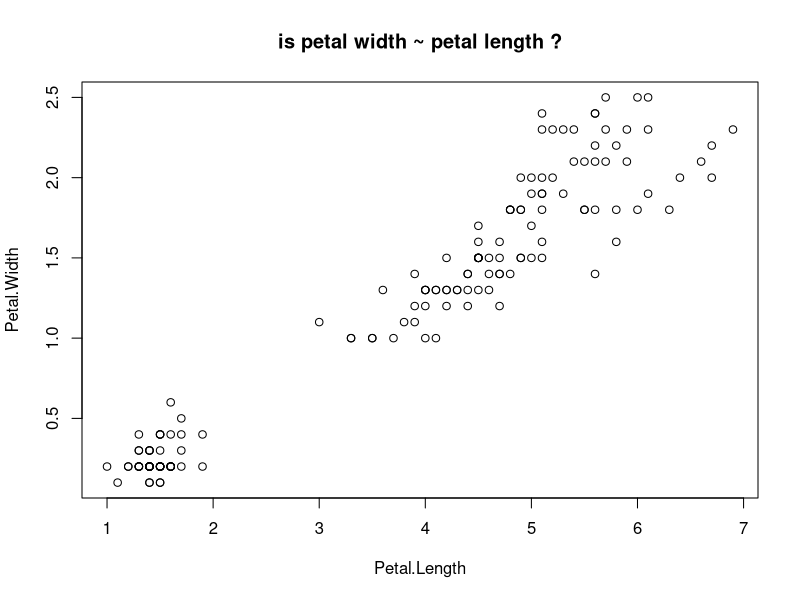
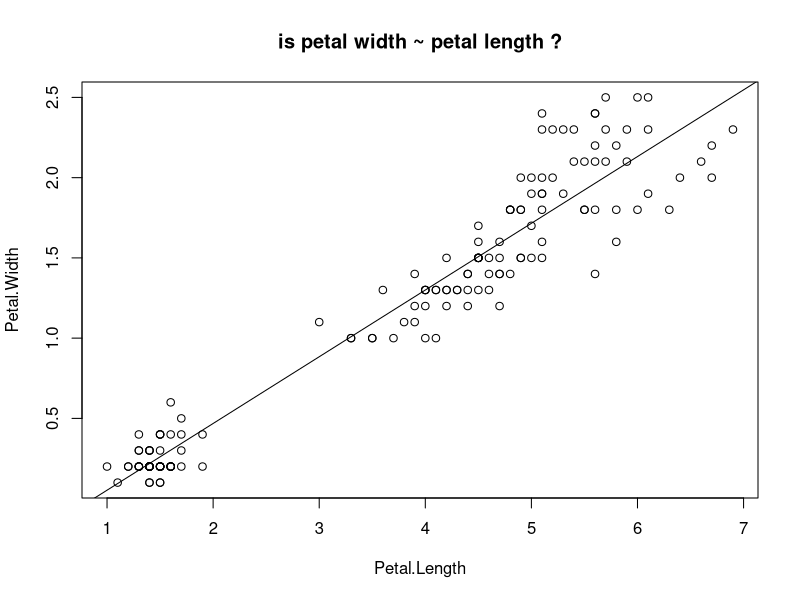
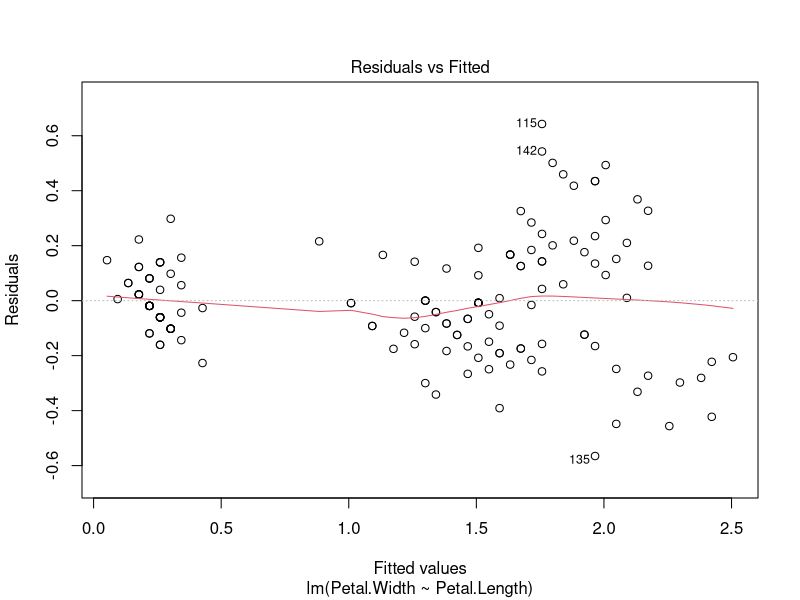
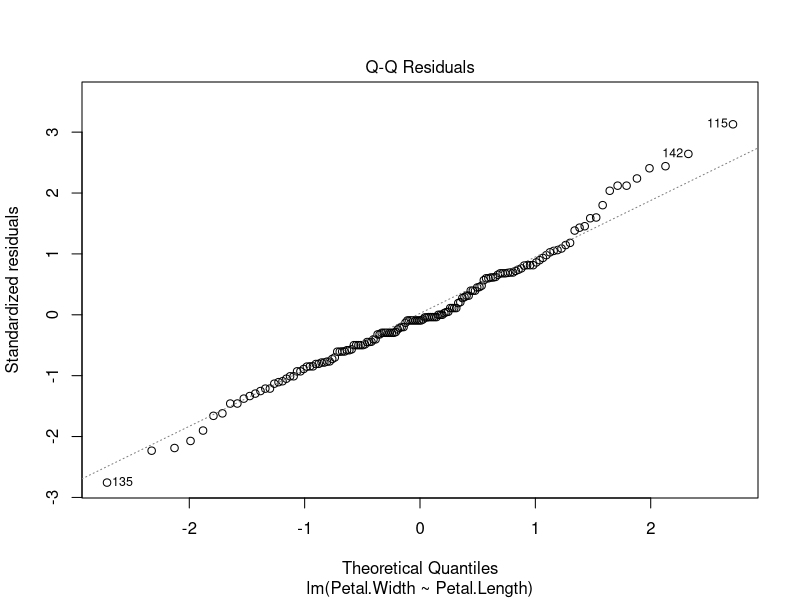
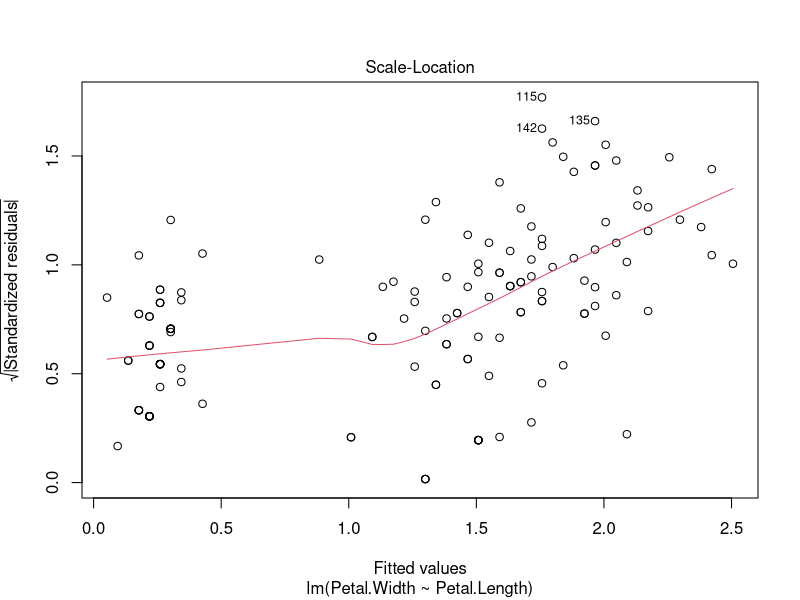
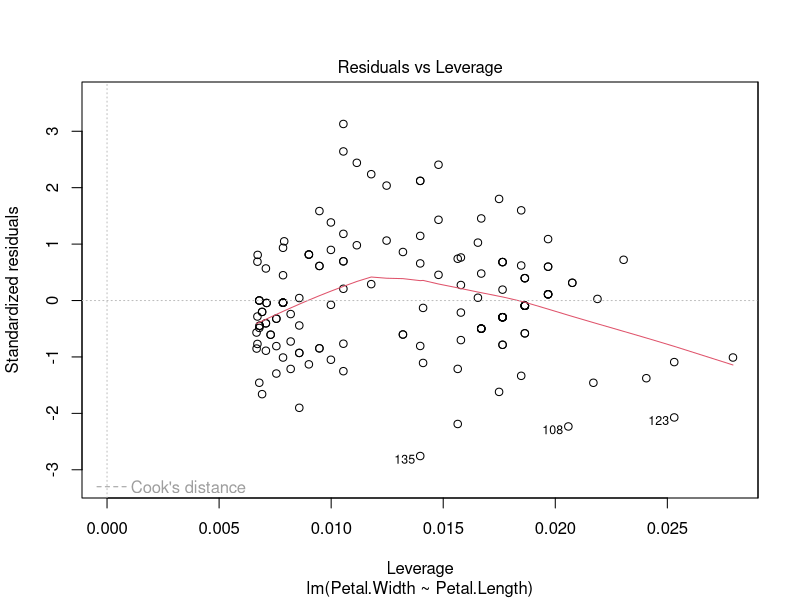

Here is the R script that generated these plots, in order:
## ---- chunk 1
head(iris)
plot(Petal.Width ~ Petal.Length, data=iris, 
     main="is petal width ~ petal length ?")
## ---- chunk 2
mod <- lm(Petal.Width ~ Petal.Length, data=iris)
mod
plot(Petal.Width ~ Petal.Length, data=iris, 
     main="is petal width ~ petal length ?")
abline(mod)
## ---- chunk 3
summary(mod)
## ---- chunk 4

plot(mod)
#predict()
